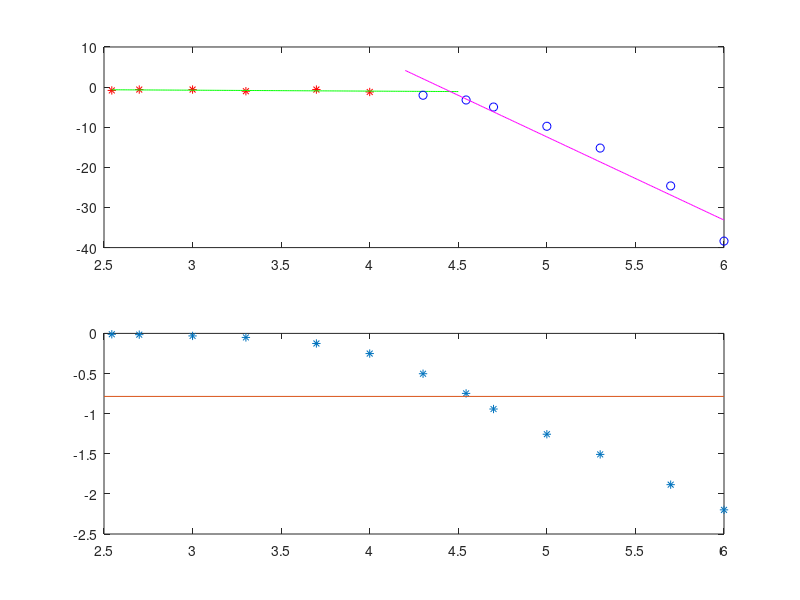

The MATLAB source for this figure:
freq_in=[350,500,1e3,2e3,5e3,1e4,2e4,35e3,5e4,1e5,2e5,5e5,1e6,2e6]; %% Hertz
periodo_in=[2.9e3,2e3,1e3,48e1,2e2,1e2,50,28,20,10,5,2,1,0.5]; %% Micro sec
V_in=[44,44,44,45,44,46,48,55,62,80,92,92,83,63]*10^(-2); %% Volt
V_out=[40,41,41,40,41,40,38,38,35,26,16,5.4,1,1.4]*10^(-2); %% Volt
delta_t=[5,5,5,4,4,4,4,3.4,3,2,1.2,0.6,0.35,0.4]; %% Micro sec 

delta_phi=(2*pi)*freq_in.*(delta_t*10^(-6));

%% Rapporto fra l'ampiezza in uscita e in ingresso espresso in decibel
A_db=20*log10(V_out./V_in);

x1=log10(freq_in(1:6));
y1=A_db(1:6);
subplot(2,1,1)
plot(x1,y1,"r*");
hold on;
coeff1=polyfit(x1,y1,1);
xx1=linspace(x1(1),x1(6)+0.5,200);
yy1=coeff1(1)*xx1+coeff1(2);
plot(xx1,yy1,"g");

hold on;

x2=log10(freq_in(7:13));
y2=A_db(7:13);
plot(x2,y2,"bo");
hold on;
coeff2=polyfit(x2,y2,1);
xx2=linspace(x2(1)-0.1,x2(7),200);
yy2=coeff2(1)*xx2+coeff2(2);
plot(xx2,yy2,"m");

hold on;
subplot(2,1,2)
%%semilogx(freq_in(1:13),-delta_phi(1:13),"*");
plot(log10(freq_in(1:13)),-delta_phi(1:13),"*");
hold on
xx3=[2.5,6];
yy3=-pi/4*ones(1,2);
plot(xx3,yy3);
hold off
